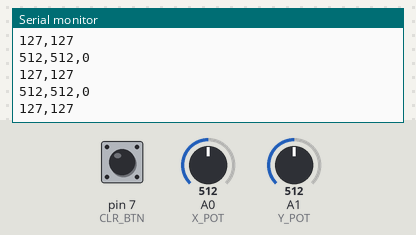
This sketch was run on a simulated Arduino Uno, built with avr-gcc and run on an emulated ATmega328P. On the bench: the last lines printed to the serial monitor. The inputs (shaded band) are chosen by the test bench; at power-on: A0 (X_POT) = 512, A1 (Y_POT) = 512, pin 7 (CLR_BTN) LOW.

Above: at 1.2 s.
1.3 s: A0 (X_POT) set to 716
At 1.82 s:
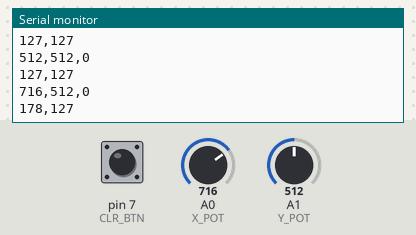
2.8 s: A1 (Y_POT) set to 716
At 2.82 s:
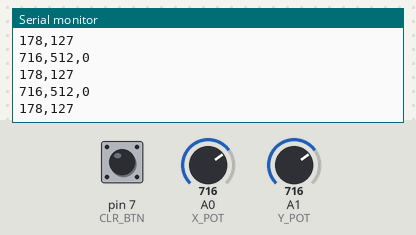
4.3 s: pin 7 (CLR_BTN) pulled HIGH for 0.3 s
6.1 s: A0 (X_POT) set to 900
At 6.33 s:
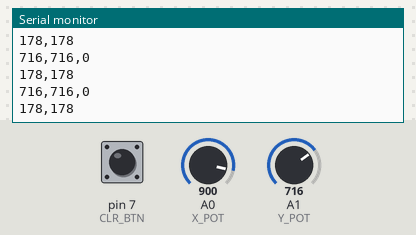
7.6 s: pin 7 (CLR_BTN) pulled HIGH for 1 s
10.1 s: A1 (Y_POT) set to 900
At 10.34 s:
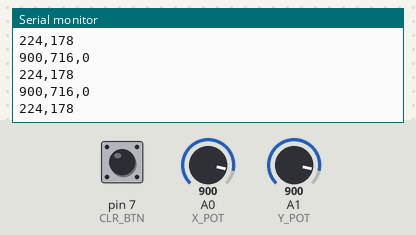
Timing chart, 0 to 12.6 s (numbered marks = the images above; inputs shaded):
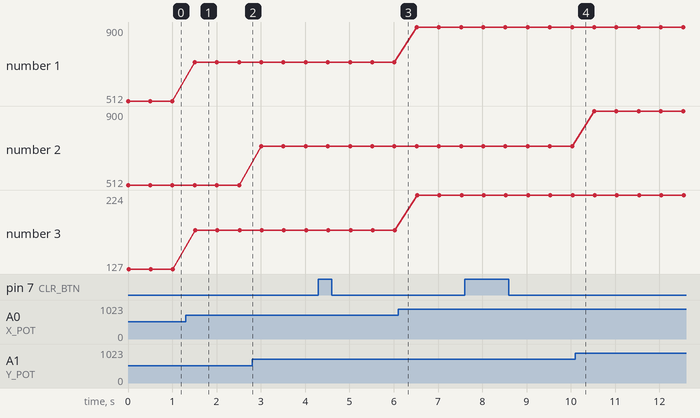

The sketch:

sketch_nov08a.ino
```cpp
#define X_POT A0
#define Y_POT A1
#define CLR_BTN 7

void setup() {
  pinMode( X_POT, INPUT );
  pinMode( Y_POT, INPUT );
  pinMode( CLR_BTN, INPUT );

  Serial.begin( 9600 );
}

void loop() {
  Serial.print( analogRead( X_POT ) );
  Serial.print( "," );
  Serial.print( analogRead( Y_POT ) );
  Serial.print( "," );
  Serial.print( digitalRead( CLR_BTN ) );
  Serial.println();
 int potentiometerA = analogRead(A0);  // read the input pin
 int potentiometerB = analogRead(A1);
 int mappedPot = map(potentiometerA, 0, 1023, 0, 255); // remap the pot value to fit in 1 byte
 int mappedPot2 = map(potentiometerB, 0, 1023, 0, 255);

 Serial.print(mappedPot);
 Serial.print(",");
 Serial.println(mappedPot2);
 delay(500);                                            // slight delay to stabilize the ADC
}
```

Measured:
- after the input at 1.3 s, the serial monitor: prints a new line after 0.20 s (image 1)
- plotted number 1: 512 → 716 after the input at 1.3 s, 716 → 900 after the input at 6.1 s
- plotted number 3: 127 → 178 after the input at 1.3 s, 178 → 224 after the input at 6.1 s
